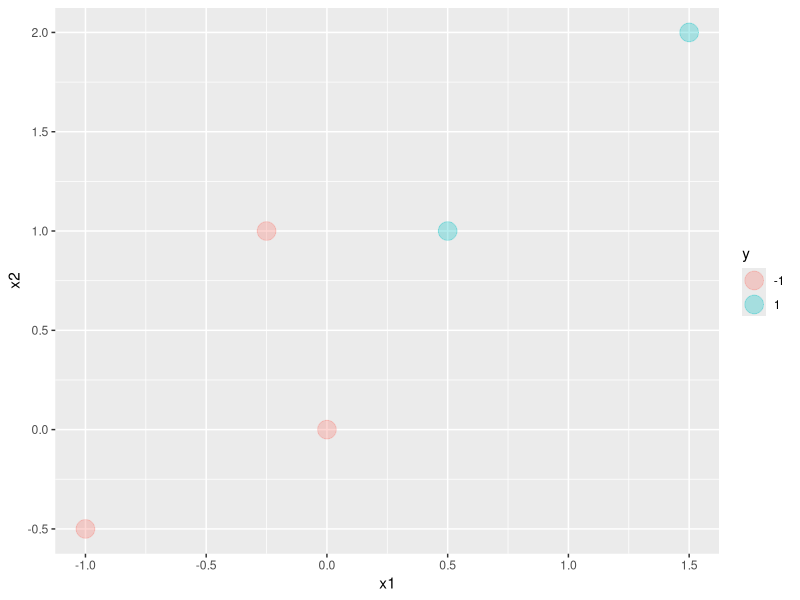
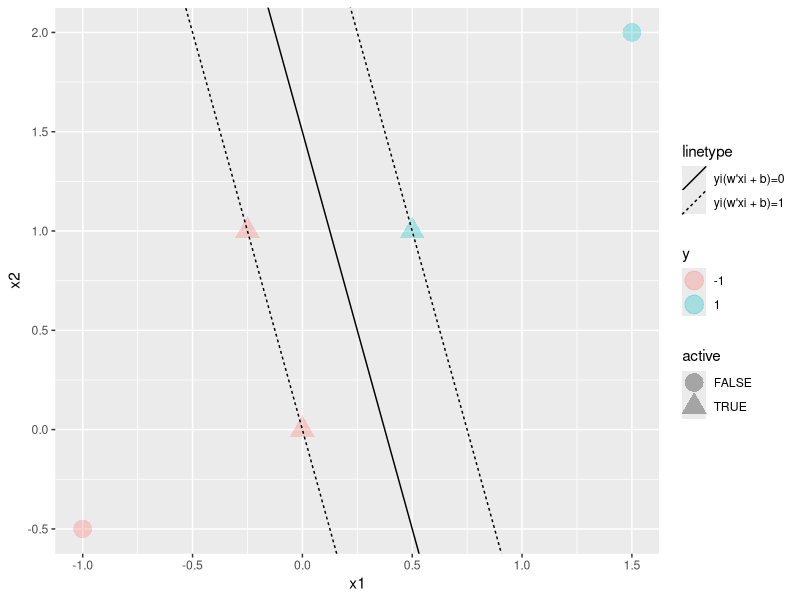

These charts were generated, in order, by the following R code:
## ---- chunk 1
X <- data.frame(
  x1 = c(-1, 0, -0.25, 1.5, 0.5),
  x2 = c(-0.5, 0, 1, 2, 1)
)
y = c(-1, -1, -1, 1, 1)
## ---- chunk 2
library(ggplot2)
plot_data <- data.frame(X, y = factor(y))
p <- ggplot(plot_data, aes(x = x1, y = x2, colour = y)) +
  geom_point(size = 6, alpha = 0.3)
p
## ---- chunk 3
library(nloptr)
eval_f <- function(x) {
  w <- x[-length(x)]
  0.5*sum(w^2)
}
eval_grad_f <- function(x) c(x[-length(x)], 0) # the gradient w,0
eval_g_ineq <-  function(x) {
  w <- x[-length(x)]
  b <- x[length(x)]
  y*(as.matrix(X)%*%w + b) - 1# default g(x) >= 0
}
eval_jac_g_ineq <- function(x) {
  do.call("rbind", lapply(1:nrow(X), function(i) y[i]*c(as.numeric(X[i, ]), 1)))
}
x0 = rep(0, ncol(X) + 1) # initial guess
res = slsqp(
  x0 = x0,
  fn = eval_f,
  gr = eval_grad_f,
  hin = eval_g_ineq,
  hinjac = eval_jac_g_ineq
)
w = res$par[1:ncol(X)]
b = res$par[ncol(X) + 1]
## ---- chunk 4
active = eval_g_ineq(res$par) < 10e-6
active
## ---- chunk 5
ablines = data.frame(
  slope = rep(-w[1]/w[2], 3),
  intercept = c(-b, 1-b, -1-b) / w[2],
  linetype = c("yi(w'xi + b)=0", "yi(w'xi + b)=1", "yi(w'xi + b)=1")
)
plot_data <- data.frame(X, y = factor(y), active = active)
p <- ggplot(plot_data, aes(x = x1, y = x2, colour = y, shape = active)) +
  geom_point(size = 6, alpha = 0.3) +
  geom_abline(data = ablines, aes(slope = slope, intercept = intercept, linetype = linetype))
p
